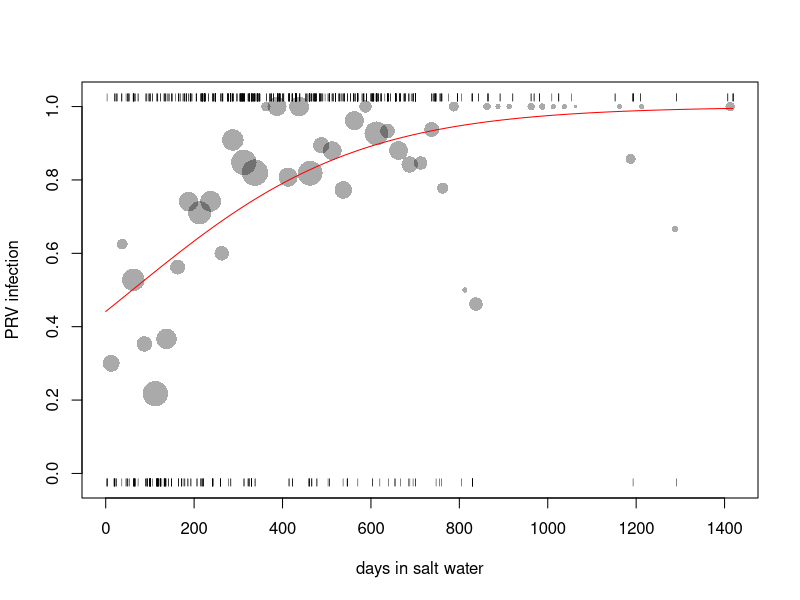

Write the R code that produced this figure.
library(viridis)

#read the data
#rm(list=ls())

#copy-number data
dat0 = read.csv('Full Export 19Oct18 AMD.csv')
dat0 = dat0[dat0$Prog == 'AMD',]
audit.details = read.csv('Audit sample data.csv')
farms = read.csv('salmon farms.csv')

#metadata - what are the microbes, which microbes were screened in the first and second batch of tests?
microbes = read.csv('microbes.csv')
microbes$FW[is.na(microbes$FW)] = -1
microbes$SW[is.na(microbes$SW)] = -1
microbes$test = as.character(microbes$test)
microbes = microbes[as.character(microbes$test)!='hkg',]

dat0 = dat0[order(as.character(dat0$Unique)),]
dat0 = cbind(1:nrow(dat0), dat0)
names(dat0)[1] = 'entry'

#add in the house-keeping gene data (hkg doesn't have copy number associated)
# datCT = read.csv('SSHI-CT-all.csv')[dat0[,1],]
# dat0$hkgCT = datCT$hkg
# dat0$hkgCT[abs(dat0$hkgCT)>200] = NA

dat = dat0#[,colnames(dat0)!='hkg'] #remove "house-keeping gene"
rm(dat0)
#rm(dat0.revised)

first.tests = c('ae_hyd','gy_sal','ipnv','isav7','isav8','mo_vis','nu_sal','omv','pmcv','sav','sp_sal')
second.tests = c('arena1','arena2','ascv','cov','ctv','mitov','ortho','reov','sgpx','smallUK','toti')

dat$Date = as.Date(as.character(dat$Date), format="%d-%b-%y")
dat[dat==-999] = NA     #remove '-999's

dat$numDate = as.numeric(dat$Date)
dat$DoY = as.numeric(format(dat$Date, '%j'))

dat$farm = unlist(sapply(as.character(dat$Fish), function(x){
    if(x %in% as.character(audit.details$geneticsassignednumber)){
        return(as.character(audit.details$Farm[as.character(audit.details$geneticsassignednumber)==x]))
    } else {
        return(NA)
    }
}))
dat$farm[dat$farm=='Baxter'] = 'Baxter Islets'
dat$farm[dat$farm=='Newcombe'] = 'Newcomb'
dat$farm[dat$farm=='Williamson Pass'] = 'Williamson'
dat$farm[dat$farm=='MacIntyre'] = 'McIntyre Lake'
dat$farm[dat$farm=='McCalls'] = 'McCall Islets'
dat$farm[dat$farm=='Doyle'] = 'Doyle Island'
dat$farm[dat$farm=='Cyrus Rocks'] = 'Cyrus Rock'
dat$farm[dat$farm=='Sir Edmond'] = 'Sir Edmund Bay'
dat$farm[dat$farm=='Dixon'] = 'Dixon Bay'
dat$farm[dat$farm=='Koskimo Bay'] = 'Koskimo'
dat$farm[dat$farm=='Doctor Islet'] = 'Doctor Islets'
dat$farm[dat$farm=='Hardwicke Island'] = 'Hardwicke'
dat$farm[dat$farm=='Sheep Pass'] = 'Sheep Passage'
dat$farm[dat$farm=='Saranac'] = 'Saranac Island'
dat$farm[dat$farm=='Swanson Island'] = 'Swanson'
dat$farm[dat$farm=='Midsummer Island'] = 'Midsummer'
dat$farm[dat$farm=='Chancellor'] = 'Chancellor Channel'
dat$farm[dat$farm=='Thurlow Point'] = 'Thurlow'
dat$farm[dat$farm=='Mt. Simmonds'] = 'Simmonds Point'
dat$farm[dat$farm=='Ahlstrom or Farm 13' & dat$Longitude<(-124)] = 'Ahlstrom'
dat$farm[dat$farm=='Ahlstrom or Farm 13' & dat$Longitude>(-124)] = 'Site 13'
dat$farm[dat$farm=='Lime Bay'] = 'Lime Point'
dat$farm[dat$farm=='Middle Point Bay'] = 'Middle Point'
dat$farm[dat$farm=='Conville Bay'] = 'Conville Point'   #lat/long indicate the Conville Point farm is more likely
dat$farm[dat$farm=='Bennett Point'] = 'Noo-la'  #name changed

#sum(is.na(dat$farm))
###############    ditch samples for which farm & stocking-date data are lacking ##############
dat = dat[!is.na(dat$farm),]

dat$sample.Date = unlist(sapply(as.character(dat$Fish), function(x){
    if(x %in% as.character(audit.details$geneticsassignednumber)){
        return(as.character(audit.details$coll_date[as.character(audit.details$geneticsassignednumber)==x]))
    } else {
        return(NA)
    }
}))
#convert the sampling date to R's date format.  Note that Excel incorrectly interpreted dates entered as d/m/Y as being in m/d/Y format ...leading to some sampling dates preceding saltwater entry dates
dat$sample.Date = sapply(dat$sample.Date, function(x){
        if(!is.na(x)){
            if(substr(x,3,3)=='/'){
                return(as.Date(x,format='%d/%m/%Y'))
            } else return(as.Date(x,format='%Y-%d-%m'))
        } else return(NA)
    })
dat$entry.Date = unlist(sapply(as.character(dat$Fish), function(x){
    if(x %in% as.character(audit.details$geneticsassignednumber)){
        return(as.character(audit.details$sw_entry[as.character(audit.details$geneticsassignednumber)==x]))
    } else {
        return(NA)
    }
}))
dat$entry.Date = sapply(dat$entry.Date, function(x){
    if(substr(x,3,3)=='/'){
        return(as.Date(x,format='%d/%m/%Y'))
    } else return(as.Date(x,format='%Y-%d-%m'))
})
dat$SWdays = as.numeric(dat$sample.Date-dat$entry.Date)


#omit data where days-in-saltwater information is absent or (apparently) in error
dat = dat[!is.na(dat$SWdays) & dat$SWdays>=0,]


#plot PRV vs time and a basic logistic model fit
mod = glm(cbind(prv>0,prv==0)~SWdays, family=binomial, data=dat)
step.size = 25
int.starts = seq(-100,1500,step.size)
props = sapply(int.starts, function(x){
    sum(dat$prv[dat$SWdays>=x & dat$SWdays<(x+step.size)]>0, na.rm=TRUE)/sum(dat$prv[dat$SWdays>=x & dat$SWdays<(x+step.size)]>(-1),na.rm=TRUE)
    })
counts = sapply(int.starts, function(x){sum(dat$prv[dat$SWdays>=x & dat$SWdays<(x+step.size)]>(-1),na.rm=TRUE)})

plot(dat$SWdays,(dat$prv>0)*1.05-0.025, 
     #pch=16 col='#00000033',
     pch='|', col='#000000', cex=0.5, lwd=2,
     xlab='days in salt water', ylab='PRV infection')
points(int.starts+step.size/2, props, pch=16, cex=sqrt(counts)/2, col='#00000055')
lines(0:max(dat$SWdays, na.rm=TRUE), 
      plogis(mod$coefficients[1] + (0:max(dat$SWdays, na.rm=TRUE))*mod$coefficients[2]),
      col='red')

# plot(dat$SWdays[!is.na(dat$SWdays)],log(dat$prv+1)[!is.na(dat$SWdays)], pch=16, col='#00000033',
#      #ylim = range((dat$prv)[!is.na(dat$SWdays)], na.rm=TRUE),
#      xlab='days in salt water', ylab='PRV load')
# 
# 
# 
# 
# 
# dat.farm = tapply(1:nrow(dat), dat$Stock, function(y){
#         x = dat[y,]
#         print(x)
#         return(c(mean(x$prv), sum(x$prv>0), length(x$prv), x$Latitude[1], x$Longitude[1]))
#     })
# 
# 
# 
# jit.sd = 0#0.05
# plot(dat$Longitude+rnorm(nrow(dat),0,jit.sd), dat$Latitude+rnorm(nrow(dat),0,jit.sd), pch=16,
#     col = magma(100, alpha=0.5)[trunc(100*sqrt(dat$prv)/max(sqrt(dat$prv), na.rm=TRUE))]
#     ,xlim=c(-127,-126)
#     ,ylim=c(50.25,51.25)
#     )
# points(farms$Longitude,farms$Latitude, pch=16, col='red')
# 
# plot(dat$Longitude+rnorm(nrow(dat),0,0.05), dat$Latitude+rnorm(nrow(dat),0,0.05), pch=16,
#      col = magma(100, alpha=0.5)[trunc(100*sqrt(dat$prv)/max(sqrt(dat$prv), na.rm=TRUE))]
# )
# 
# 
# 
# loc = tapply(1:nrow(dat), dat$STATION_NAME, function(x){dat[x,c('Longitude','Latitude')][1,]})
# locs = data.frame(location=c(0),long=c(0),lat=c(0))
# for(i in 1:length(loc)){
#     locs[i,] = c(names(loc)[i], loc[[i]][1], loc[[i]][2])  
# }
# 
# 
# farm.prv = tapply(dat$prv,dat$farm, function(x){mean(x, na.rm=TRUE)})
# hist((farm.prv)^(1/10), breaks=30)
